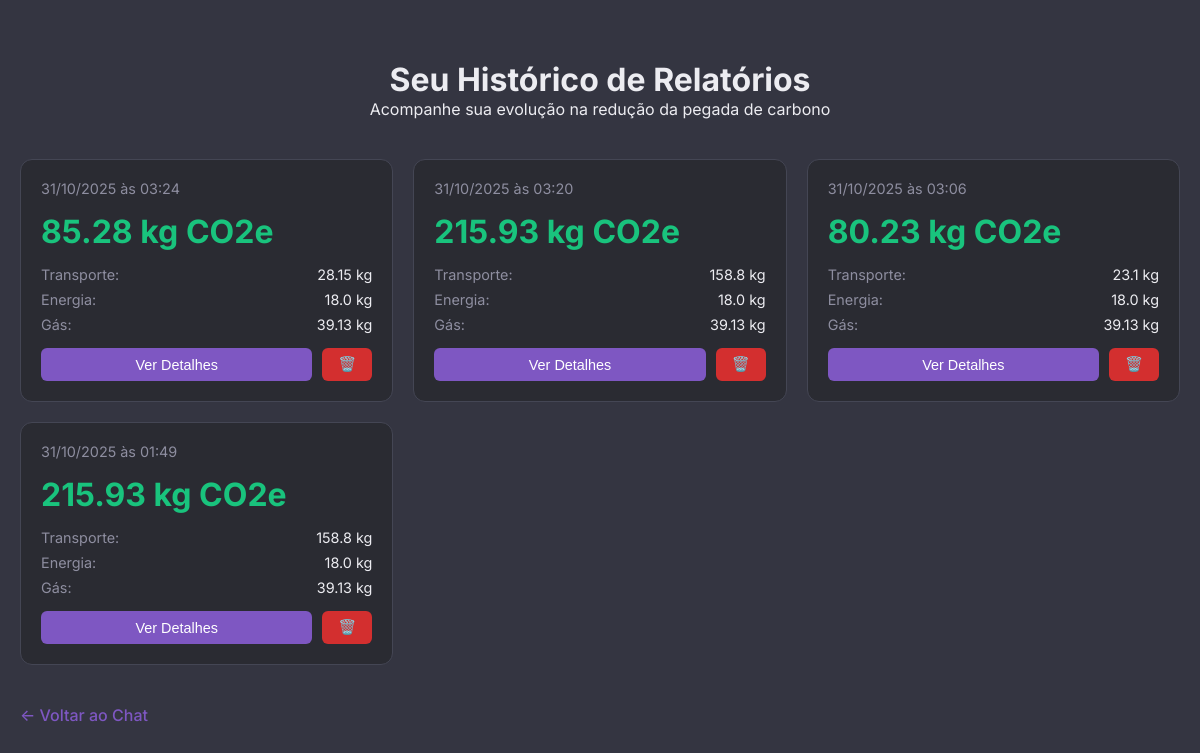
Page /history (signed in) on the earlier database version.
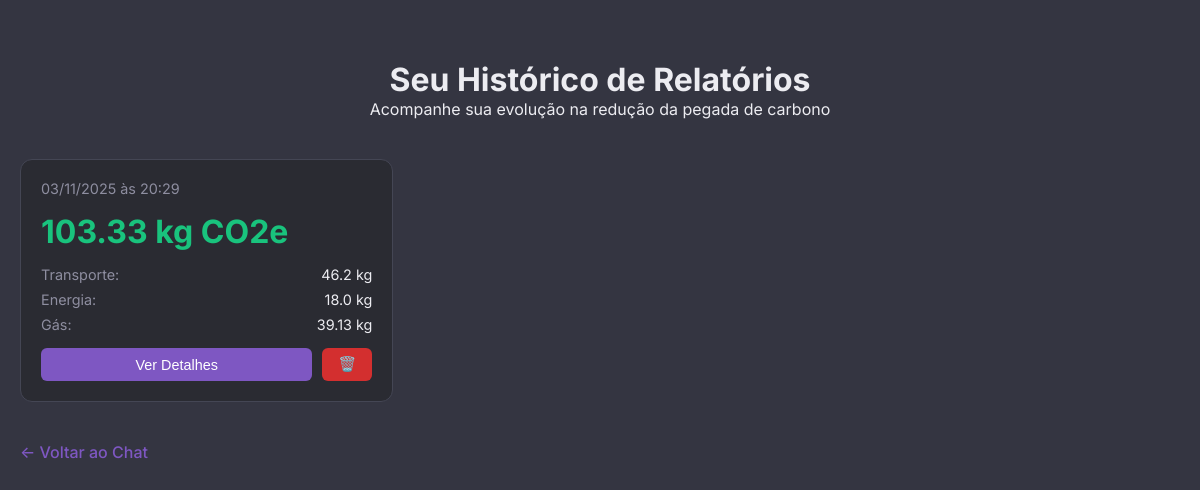
Same page on the later database version.
### src/models.py (models this page shows, shortened)
class Report(db.Model):
    __tablename__ = 'reports'
    id = db.Column(db.Integer, primary_key=True)
    user_id = db.Column(db.Integer, db.ForeignKey('users.id'), nullable=False)
    created_at = db.Column(db.DateTime, default=datetime.utcnow)
    km_carro = db.Column(db.Float, nullable=True)
    tipo_combustivel = db.Column(db.String(20), nullable=True)
    km_onibus = db.Column(db.Float, nullable=True)
    kwh_eletricidade = db.Column(db.Float, nullable=True)
    kg_gas_glp = db.Column(db.Float, nullable=True)
    total_kg_co2e = db.Column(db.Float, nullable=False)
    transporte_kg_co2e = db.Column(db.Float, default=0.0)
    energia_eletrica_kg_co2e = db.Column(db.Float, default=0.0)
    gas_cozinha_kg_co2e = db.Column(db.Float, default=0.0)
    narrative_report = db.Column(db.Text, nullable=True)

### routes/routes.py (the view)
@routes.route('/history')
@login_required
def view_history():
    reports = Report.query.filter_by(user_id=current_user.id).order_by(Report.created_at.desc()).all()
    return render_template('history.html', reports=reports)

### templates/history.html (shortened to what this page needs)
<!DOCTYPE html>
<html lang="pt-BR">
<head>
    <link rel="stylesheet" href="{{ url_for('static', filename='style.css') }}">
</head>
<body>
    <div class="history-container">
        <header class="history-header">
            <h1>Seu Histórico de Relatórios</h1>
            <p>Acompanhe sua evolução na redução da pegada de carbono</p>
        </header>
        {% if reports %}
        <div class="reports-grid">
            {% for report in reports %}
            <div class="report-card">
                <div class="report-date">{{ report.created_at.strftime('%d/%m/%Y às %H:%M') }}</div>
                <div class="report-total">{{ report.total_kg_co2e }} kg CO2e</div>
                <div class="report-breakdown">
                    <div class="breakdown-item">
                        <span class="breakdown-label">Transporte:</span>
                        <span>{{ report.transporte_kg_co2e }} kg</span>
                    </div>
                    <div class="breakdown-item">
                        <span class="breakdown-label">Energia:</span>
                        <span>{{ report.energia_eletrica_kg_co2e }} kg</span>
                    </div>
                    <div class="breakdown-item">
                        <span class="breakdown-label">Gás:</span>
                        <span>{{ report.gas_cozinha_kg_co2e }} kg</span>
                    </div>
                </div>
                <div class="report-actions">
                    <button class="btn btn-view" data-report-id="{{ report.id }}">Ver Detalhes</button>
                    <button class="btn btn-delete" data-report-id="{{ report.id }}">🗑️</button>
                </div>
            </div>
            {% endfor %}
        </div>
        {% else %}
        <div class="empty-state">
            <h2>Nenhum relatório encontrado</h2>
            <p>Comece uma conversa com a Dalva para gerar seu primeiro relatório!</p>
        </div>
        {% endif %}
        <a href="/" class="back-link">← Voltar ao Chat</a>
    </div>
</body>
</html>

### static/style.css (style rules this page uses)
* { margin: 0; padding: 0; box-sizing: border-box; }
:root { --bg-primary: #343541; --bg-secondary: #2a2b32; --bg-tertiary: #444654; --text-primary: #ececf1; --text-secondary: #8e8ea0; --accent-purple: #7e57c2; --accent-green: #19c37d; --accent-red: #d32f2f; --accent-yellow: #fbc02d; }
body { font-family: 'Inter', -apple-system, BlinkMacSystemFont, 'Segoe UI', sans-serif; margin: 0; padding: 0; background-color: var(--bg-primary); color: var(--text-primary); overflow-x: hidden; }
.back-link { display: inline-block; margin-top: 20px; color: var(--accent-purple); text-decoration: none; font-weight: 500; }
.history-container { max-width: 1200px; margin: 40px auto; padding: 20px; }
.history-header { text-align: center; margin-bottom: 40px; color: var(--text-primary); }
.reports-grid { display: grid; grid-template-columns: repeat(auto-fill, minmax(300px, 1fr)); gap: 20px; margin-bottom: 20px; }
.report-card { background: var(--bg-secondary); border-radius: 12px; padding: 20px; border: 1px solid var(--bg-tertiary); transition: transform 0.2s, box-shadow 0.2s; cursor: pointer; }
.report-date { color: var(--text-secondary); font-size: 0.9rem; margin-bottom: 10px; }
.report-total { font-size: 2rem; font-weight: bold; color: var(--accent-green); margin: 15px 0; }
.report-breakdown { display: flex; flex-direction: column; gap: 8px; margin: 15px 0; }
.breakdown-item { display: flex; justify-content: space-between; color: var(--text-primary); font-size: 0.9rem; }
.breakdown-label { color: var(--text-secondary); }
.report-actions { display: flex; gap: 10px; margin-top: 15px; }
.btn { padding: 8px 16px; border: none; border-radius: 6px; cursor: pointer; font-size: 0.9rem; transition: opacity 0.2s; }
.btn-view { background: var(--accent-purple); color: white; flex: 1; }
.btn-delete { background: var(--accent-red); color: white; }
.btn-delete { background: var(--accent-red); color: white; padding: 8px 20px; border: none; border-radius: 6px; cursor: pointer; font-size: 0.9rem; }

### templates/history.html (style rules this page uses)
.history-container { max-width: 1200px; margin: 40px auto; padding: 20px; }
.history-header { text-align: center; margin-bottom: 40px; color: #ececf1; }
.reports-grid { display: grid; grid-template-columns: repeat(auto-fill, minmax(300px, 1fr)); gap: 20px; margin-bottom: 20px; }
.report-card { background: #2a2b32; border-radius: 12px; padding: 20px; border: 1px solid #444654; transition: transform 0.2s, box-shadow 0.2s; cursor: pointer; }
.report-date { color: #8e8ea0; font-size: 0.9rem; margin-bottom: 10px; }
.report-total { font-size: 2rem; font-weight: bold; color: #19c37d; margin: 15px 0; }
.report-breakdown { display: flex; flex-direction: column; gap: 8px; margin: 15px 0; }
.breakdown-item { display: flex; justify-content: space-between; color: #ececf1; font-size: 0.9rem; }
.breakdown-label { color: #8e8ea0; }
.report-actions { display: flex; gap: 10px; margin-top: 15px; }
.btn { padding: 8px 16px; border: none; border-radius: 6px; cursor: pointer; font-size: 0.9rem; transition: opacity 0.2s; }
.btn-view { background: #7e57c2; color: white; flex: 1; }
.btn-delete { background: #d32f2f; color: white; }
.back-link { display: inline-block; margin-top: 20px; color: #7e57c2; text-decoration: none; font-weight: 500; }

Differences in the rows shown:
removed Report: created_at "31/10/2025 às 03:24", total_kg_co2e "85.28", transporte_kg_co2e "28.15", energia_eletrica_kg_co2e "18.0", gas_cozinha_kg_co2e "39.13"
removed Report: created_at "31/10/2025 às 03:20", total_kg_co2e "215.93", transporte_kg_co2e "158.8", energia_eletrica_kg_co2e "18.0", gas_cozinha_kg_co2e "39.13"
removed Report: created_at "31/10/2025 às 03:06", total_kg_co2e "80.23", transporte_kg_co2e "23.1", energia_eletrica_kg_co2e "18.0", gas_cozinha_kg_co2e "39.13"
changed Report: created_at "31/10/2025 às 01:49" → "03/11/2025 às 20:29"; total_kg_co2e "215.93" → "103.33"; transporte_kg_co2e "158.8" → "46.2"
